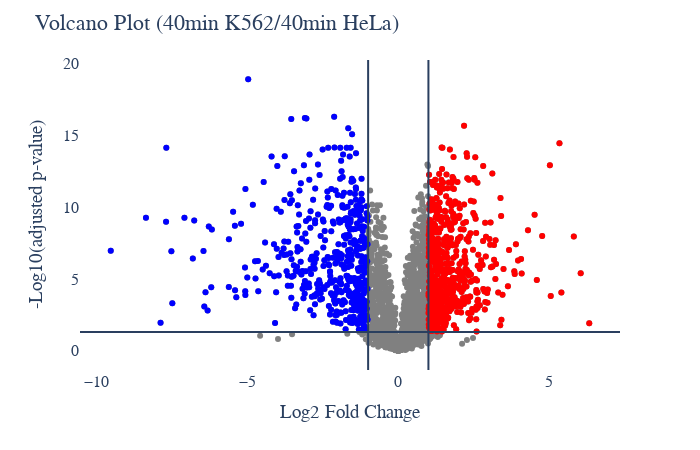

Notebook cell for this chart:
### Code cell
# Protein Abundance Volcano plot
plot_options={
            "compare groups": ["40min HeLa", "40min K562"],
            "title": "Volcano Plot",
            "X Title": "Log2 Fold Change",
            "Y Title": "-Log10(adjusted p-value)",
            "up color": "red",
            "down color": "blue",
            "all color": "gray",
            "width": 700,
            "height": 450,
            "font": dict(size=16, family="Arial black"),
            "ylimits": [],
            "xlimits": []
        }
figure, _, _ =volcano_plots(data_obj, plot_options, saved_settings)
figure.show()

### Figure 1 — Plotly figure (JSON) as saved in the notebook; plotly's stock layout.template omitted (floating-point values rounded to 4 significant figures; data arrays with more than 128 entries replaced by an {"elided": "..."} marker saying what was removed)
{"data": [{"hovertemplate": "%{text}<br>x=: %{x} <br>y=: %{y}", "legendgroup": "", "marker": {"color": "#636efa", "symbol": "circle"}, "mode": "markers", "name": "", "orientation": "v", "showlegend": false, "type": "scatter", "xaxis": "x", "yaxis": "y"}, {"hovertemplate": "%{text}<br>x=: %{x} <br>y=: %{y}", "marker": {"color": "gray"}, "mode": "markers", "text": {"elided": "2644 str values"}, "type": "scatter", "x": {"elided": "2644 float values"}, "y": {"elided": "2644 float values"}}, {"hovertemplate": "%{text}<br>x=: %{x} <br>y=: %{y}", "marker": {"color": "blue"}, "mode": "markers", "text": {"elided": "471 str values"}, "type": "scatter", "x": {"elided": "471 float values"}, "y": {"elided": "471 float values"}}, {"hovertemplate": "%{text}<br>x=: %{x} <br>y=: %{y}", "marker": {"color": "red"}, "mode": "markers", "text": {"elided": "605 str values"}, "type": "scatter", "x": {"elided": "605 float values"}, "y": {"elided": "605 float values"}}], "layout": {"font": {"family": "Arial black", "size": 16}, "height": 450, "legend": {"tracegroupgap": 0}, "margin": {"t": 60}, "paper_bgcolor": "white", "plot_bgcolor": "white", "shapes": [{"type": "line", "x0": 0, "x1": 1, "xref": "x domain", "y0": 1.301, "y1": 1.301, "yref": "y"}, {"type": "line", "x0": -1, "x1": -1, "xref": "x", "y0": 0, "y1": 1, "yref": "y domain"}, {"type": "line", "x0": 1, "x1": 1, "xref": "x", "y0": 0, "y1": 1, "yref": "y domain"}], "showlegend": false, "title": {"text": "Volcano Plot (40min K562/40min HeLa)"}, "width": 700, "xaxis": {"anchor": "y", "domain": [0, 1], "title": {"text": "Log2 Fold Change"}}, "yaxis": {"anchor": "x", "domain": [0, 1], "title": {"text": "-Log10(adjusted p-value)"}}}}
